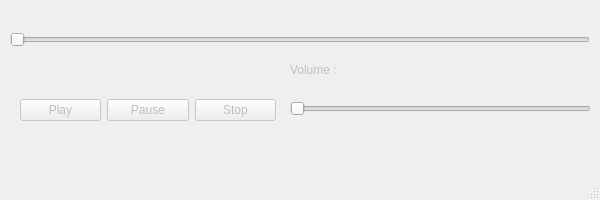
<?xml version="1.0" encoding="UTF-8"?>
<ui version="4.0">
 <class>MainWindow</class>
 <widget class="QMainWindow" name="MainWindow">
  <property name="enabled">
   <bool>false</bool>
  </property>
  <property name="geometry">
   <rect>
    <x>0</x>
    <y>0</y>
    <width>600</width>
    <height>200</height>
   </rect>
  </property>
  <property name="windowTitle">
   <string>MainWindow</string>
  </property>
  <widget class="QWidget" name="centralwidget">
   <widget class="QSlider" name="slideHDuration">
    <property name="geometry">
     <rect>
      <x>10</x>
      <y>20</y>
      <width>580</width>
      <height>40</height>
     </rect>
    </property>
    <property name="styleSheet">
     <string notr="true">QSlider|::groove:horizental
{
	height : 10px;
	width : 500px;
	background : red;
	border-radius : 10px;
}

Qslider::handle:horizental
{
	background : rgb(52, 50, 64);
	width : 20px;
	height : 20px;
}
</string>
    </property>
    <property name="orientation">
     <enum>Qt::Orientation::Horizontal</enum>
    </property>
   </widget>
   <widget class="QWidget" name="horizontalLayoutWidget">
    <property name="geometry">
     <rect>
      <x>20</x>
      <y>70</y>
      <width>256</width>
      <height>80</height>
     </rect>
    </property>
    <layout class="QHBoxLayout" name="horizontalLayout">
     <item>
      <widget class="QPushButton" name="btnPlay">
       <property name="text">
        <string>Play</string>
       </property>
       <property name="icon">
        <iconset>
         <normaloff>Play_logo.png</normaloff>Play_logo.png</iconset>
       </property>
      </widget>
     </item>
     <item>
      <widget class="QPushButton" name="btnPause">
       <property name="text">
        <string>Pause</string>
       </property>
       <property name="icon">
        <iconset>
         <normaloff>Pause_logo.png</normaloff>Pause_logo.png</iconset>
       </property>
      </widget>
     </item>
     <item>
      <widget class="QPushButton" name="btnStop">
       <property name="text">
        <string>Stop</string>
       </property>
       <property name="icon">
        <iconset>
         <normaloff>Stop_logo.png</normaloff>Stop_logo.png</iconset>
       </property>
      </widget>
     </item>
    </layout>
   </widget>
   <widget class="QLabel" name="label">
    <property name="geometry">
     <rect>
      <x>290</x>
      <y>60</y>
      <width>63</width>
      <height>20</height>
     </rect>
    </property>
    <property name="text">
     <string>Volume :</string>
    </property>
   </widget>
   <widget class="QSlider" name="horizontalSlider">
    <property name="geometry">
     <rect>
      <x>290</x>
      <y>100</y>
      <width>301</width>
      <height>18</height>
     </rect>
    </property>
    <property name="orientation">
     <enum>Qt::Orientation::Horizontal</enum>
    </property>
   </widget>
  </widget>
  <widget class="QMenuBar" name="menubar">
   <property name="geometry">
    <rect>
     <x>0</x>
     <y>0</y>
     <width>600</width>
     <height>25</height>
    </rect>
   </property>
  </widget>
  <widget class="QStatusBar" name="statusbar"/>
 </widget>
 <resources/>
 <connections/>
</ui>
